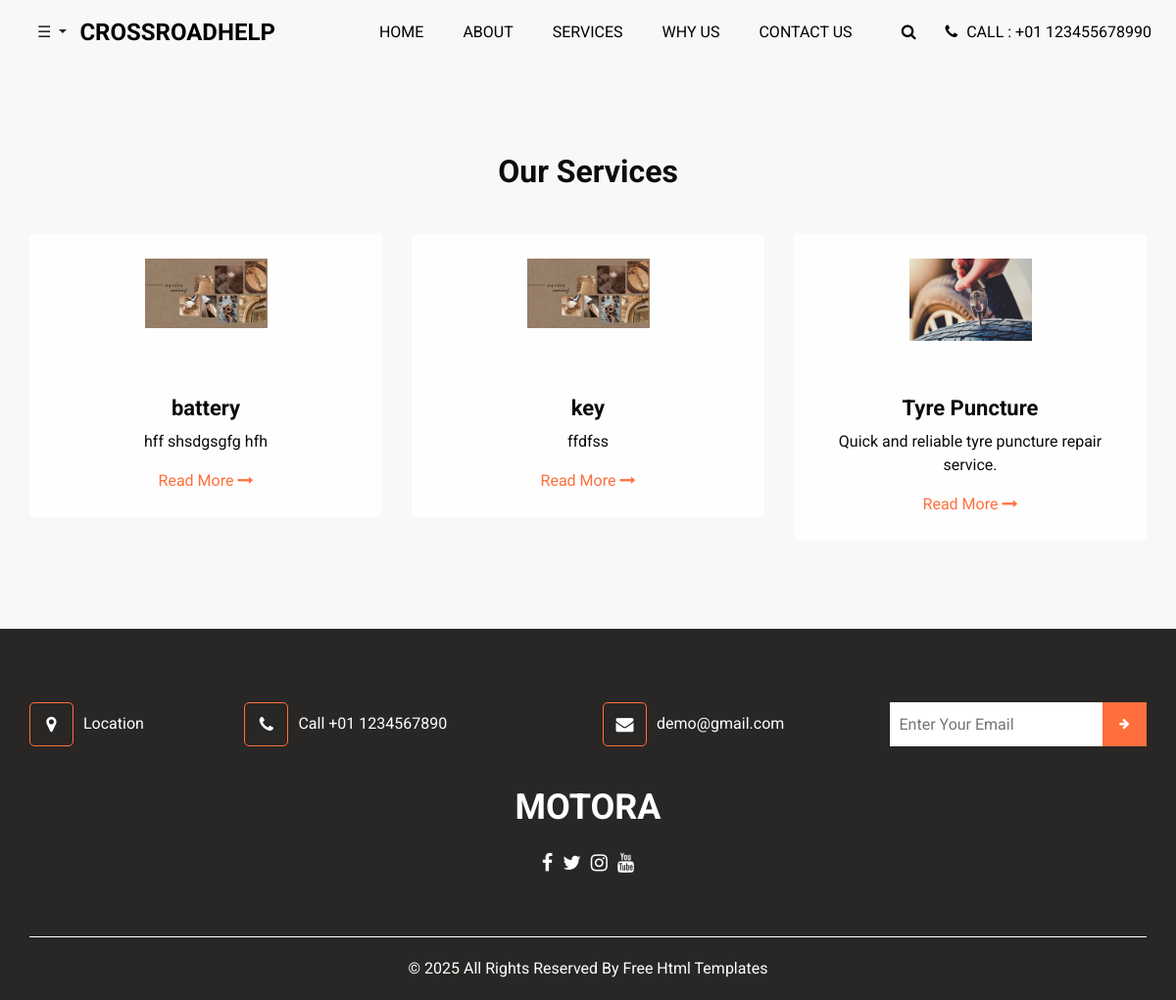
The page /customer_welcome/service.html on the database as committed earlier.
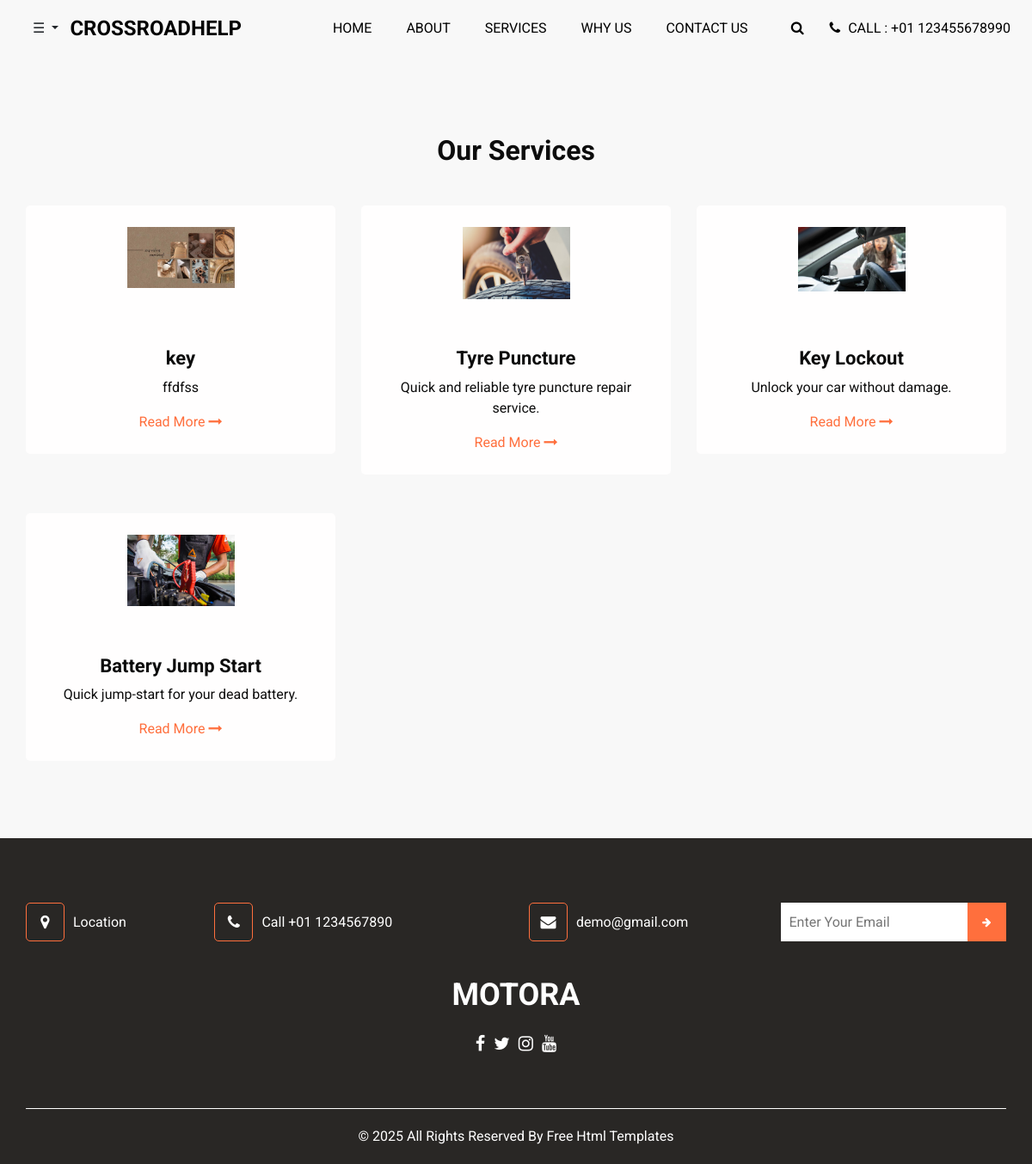
The same page on the database as committed later.
### Home/models.py (models this page shows, shortened)
class ServiceProvided(models.Model):
    name = models.CharField(max_length=255)
    picture = models.ImageField(upload_to='services/')  # Main picture
    short_description = models.TextField()
    long_description = models.TextField()
    points_to_remember = models.TextField()
    additional_picture = models.ImageField(upload_to='services/', blank=True, null=True)  # Additional Picture

### Home/views.py (the view)
# urls.py: path('customer_welcome/service.html',views.service_list,name='service'),
def service_list(request):
    services = ServiceProvided.objects.all()
    return render(request, 'service.html', {'services': services})

### templates/service.html (shortened to what this page needs)
{% load static %}
<!DOCTYPE html>
<html>
<head>
  <link rel="stylesheet" type="text/css" href="{% static 'css/bootstrap.css' %}" />
  <link href="{% static 'css/font-awesome.min.css' %}" rel="stylesheet" />
  <link href="{% static 'css/style.css' %}" rel="stylesheet" />
  <link href="{% static 'css/responsive.css' %}" rel="stylesheet" />
</head>
<body>
  <header class="header_section">
    <div class="container-fluid">
      <nav class="navbar navbar-expand-lg custom_nav-container">
        <div class="dropdown">
          <button class="btn dropdown-toggle" type="button" id="menuButton" data-toggle="dropdown" aria-haspopup="true" aria-expanded="false">
            ☰
          </button>
        </div>
        <a class="navbar-brand" href="{% url 'home' %}">
          <span>CrossRoadHelp</span>
        </a>
        <div class="collapse navbar-collapse" id="navbarSupportedContent">
          <ul class="navbar-nav ml-auto">
            <li class="nav-item active">
              <a class="nav-link" href="index.html">Home <span class="sr-only">(current)</span></a>
            </li>
            <li class="nav-item">
              <a class="nav-link" href="about.html"> About</a>
            </li>
            <li class="nav-item">
              <a class="nav-link" href="service.html">Services</a>
            </li>
            <li class="nav-item">
              <a class="nav-link" href="why.html">Why Us</a>
            </li>
            <li class="nav-item">
              <a class="nav-link" href="contact.html">Contact Us</a>
            </li>
          </ul>
          <div class="quote_btn-container">
            <form class="form-inline">
              <button class="btn nav_search-btn" type="submit">
                <i class="fa fa-search" aria-hidden="true"></i>
              </button>
            </form>
            <a href="tel:+01123455678990">
              <i class="fa fa-phone" aria-hidden="true"></i>
              <span>Call : +01 123455678990</span>
            </a>
          </div>
        </div>
      </nav>
    </div>
  </header>
  <section class="service_section layout_padding">
    <div class="container">
        <div class="heading_container heading_center">
            <h2>Our Services</h2>
        </div>
    </div>
    <div class="container">
        <div class="row">
            {% for service in services %}
            <div class="col-md-6 col-lg-4">
                <div class="box">
                    <div class="img-box">
                        <img src="{{ service.picture.url }}" alt="{{ service.name }}">
                    </div>
                    <div class="detail-box">
                        <h4>{{ service.name }}</h4>
                        <p>{{ service.short_description }}</p>
                        <a href="{% url 'service_detail' service.id %}">
                            Read More
                            <i class="fa fa-long-arrow-right" aria-hidden="true"></i>
                        </a>
                    </div>
                </div>
            </div>
            {% empty %}
            <p>No services available at the moment.</p>
            {% endfor %}
        </div>
    </div>
</section>
  <section class="info_section ">
    <div class="info_container ">
      <div class="container">
        <div class="row">
          <div class="col-lg-9">
            <div class="info_contact ">
              <div class="row">
                <div class="col-md-3">
                  <a href="#" class="link-box">
                    <i class="fa fa-map-marker" aria-hidden="true"></i>
                    <span>
                      Location
                    </span>
                  </a>
                </div>
                <div class="col-md-5">
                  <a href="#" class="link-box">
                    <i class="fa fa-phone" aria-hidden="true"></i>
                    <span>
                      Call +01 1234567890
                    </span>
                  </a>
                </div>
                <div class="col-md-4">
                  <a href="#" class="link-box">
                    <i class="fa fa-envelope" aria-hidden="true"></i>
                    <span>
                      demo@gmail.com
                    </span>
                  </a>
                </div>
              </div>
            </div>
          </div>
          <div class="col-md-5  col-lg-3 mx-auto">
            <div class="info_form ">
              <form action="#">
                <input type="email" placeholder="Enter Your Email" />
                <button>
                  <i class="fa fa-arrow-right" aria-hidden="true"></i>
                </button>
              </form>
            </div>
          </div>
        </div>
        <div class="info_logo">
          <a class="navbar-brand" href="index.html">
            <span>
              Motora
            </span>
          </a>
        </div>
        <div class="social-box">
          <a href="">
            <i class="fa fa-facebook" aria-hidden="true"></i>
          </a>
          <a href="">
            <i class="fa fa-twitter" aria-hidden="true"></i>
          </a>
          <a href="">
            <i class="fa fa-instagram" aria-hidden="true"></i>
          </a>
          <a href="">
            <i class="fa fa-youtube" aria-hidden="true"></i>
          </a>
        </div>
      </div>
    </div>
  </section>
  <footer class="footer_section">
    <div class="container">
      <p>
        &copy; <span id="displayYear"></span> All Rights Reserved By
        <a href="https://html.design/">Free Html Templates</a>
      </p>
    </div>
  </footer>
</body>
</html>

### static/css/style.css (style rules this page uses)
html { overflow-x: hidden; }
body { font-family: "Roboto", sans-serif; color: #0c0c0c; background-color: #f8f8f8; overflow-x: hidden; }
section { max-width: 1400px; margin: auto; }
.layout_padding { padding: 90px 0; }
.heading_container { display: -webkit-box; display: -ms-flexbox; display: flex; -webkit-box-orient: vertical; -webkit-box-direction: normal; -ms-flex-direction: column; flex-direction: column; -webkit-box-align: start; -ms-flex-align: start; align-items: flex-start; }
.heading_container h2 { position: relative; font-weight: bold; margin: 0; }
.heading_container.heading_center { -webkit-box-align: center; -ms-flex-align: center; align-items: center; text-align: center; }
a, a:hover, a:focus { text-decoration: none; }
.btn, .btn:focus { outline: none !important; -webkit-box-shadow: none; box-shadow: none; }
.header_section .container-fluid { padding-right: 25px; padding-left: 25px; }
.navbar-brand span { font-weight: bold; color: #000000; font-size: 24px; text-transform: uppercase; }
.custom_nav-container { padding: 10px 0; }
.custom_nav-container .navbar-nav .nav-item .nav-link { padding: 5px 20px; color: #000000; text-align: center; text-transform: uppercase; }
.custom_nav-container .nav_search-btn { width: 35px; height: 35px; padding: 0; border: none; color: #000000; margin: 0 20px; }
.quote_btn-container { display: -webkit-box; display: -ms-flexbox; display: flex; -webkit-box-align: center; -ms-flex-align: center; align-items: center; }
.quote_btn-container a { color: #000000; text-transform: uppercase; }
.quote_btn-container a span { margin-left: 5px; }
.service_section { position: relative; }
.service_section .box { margin-top: 45px; display: -webkit-box; display: -ms-flexbox; display: flex; -webkit-box-orient: vertical; -webkit-box-direction: normal; -ms-flex-direction: column; flex-direction: column; -webkit-box-align: center; -ms-flex-align: center; align-items: center; text-align: center; padding: 25px; background-color: #fffefe; border-radius: 5px; }
.service_section .box .img-box { width: 125px; height: 125px; }
.service_section .box .img-box img { width: 100%; }
.service_section .box .detail-box { margin-top: 15px; }
.service_section .box .detail-box h4 { font-weight: bold; font-size: 22px; }
.service_section .box .detail-box a { color: #ff6f3d; }
.info_section { background-color: #292725; color: #ffffff; padding: 75px 0 60px 0; }
.info_section .row { -webkit-box-align: center; -ms-flex-align: center; align-items: center; }
.info_section .info_logo { display: -webkit-box; display: -ms-flexbox; display: flex; -webkit-box-pack: center; -ms-flex-pack: center; justify-content: center; margin-bottom: 15px; }
.info_section .info_logo .navbar-brand { margin: 0; padding: 0; }
.info_section .info_logo .navbar-brand span { color: #ffffff; font-size: 36px; }
.info_section .info_contact .link-box { display: -webkit-box; display: -ms-flexbox; display: flex; -webkit-box-align: center; -ms-flex-align: center; align-items: center; color: #ffffff; margin-bottom: 35px; }
.info_section .info_contact .link-box i { width: 45px; height: 45px; line-height: 45px; border: 1px solid #ff6f3d; text-align: center; border-radius: 5px; font-size: 18px; margin-right: 10px; }
.info_section .info_form { margin-bottom: 35px; }
.info_section .info_form form { display: -webkit-box; display: -ms-flexbox; display: flex; }
.info_section .info_form form input { -webkit-box-flex: 1; -ms-flex: 1; flex: 1; height: 45px; border: none; padding-left: 10px; }
.info_section .info_form form button { width: 45px; height: 45px; background-color: #ff6f3d; color: #ffffff; border: none; outline: none; font-size: 12px; margin: 0; }
.info_section .social-box { display: -webkit-box; display: -ms-flexbox; display: flex; -webkit-box-pack: center; -ms-flex-pack: center; justify-content: center; }
.info_section .social-box a { margin: 0 5px; color: #ffffff; font-size: 20px; }
.footer_section { position: relative; background-color: #292725; text-align: center; }
.footer_section p { color: #ffffff; padding: 20px 0; margin: 0; border-top: 1px solid #ffffff; }
.footer_section p a { color: inherit; }

### static/css/responsive.css (style rules this page uses)
@media (min-width: 1200px) { .container { max-width: 1170px; } }

Rows that differ between the two databases and show on the page:
removed ServiceProvided: picture (picture), name "battery", short_description "hff shsdgsgfg hfh"
added ServiceProvided: picture (picture), name "Key Lockout", short_description "Unlock your car without damage."
added ServiceProvided: picture (picture), name "Battery Jump Start", short_description "Quick jump-start for your dead battery."
